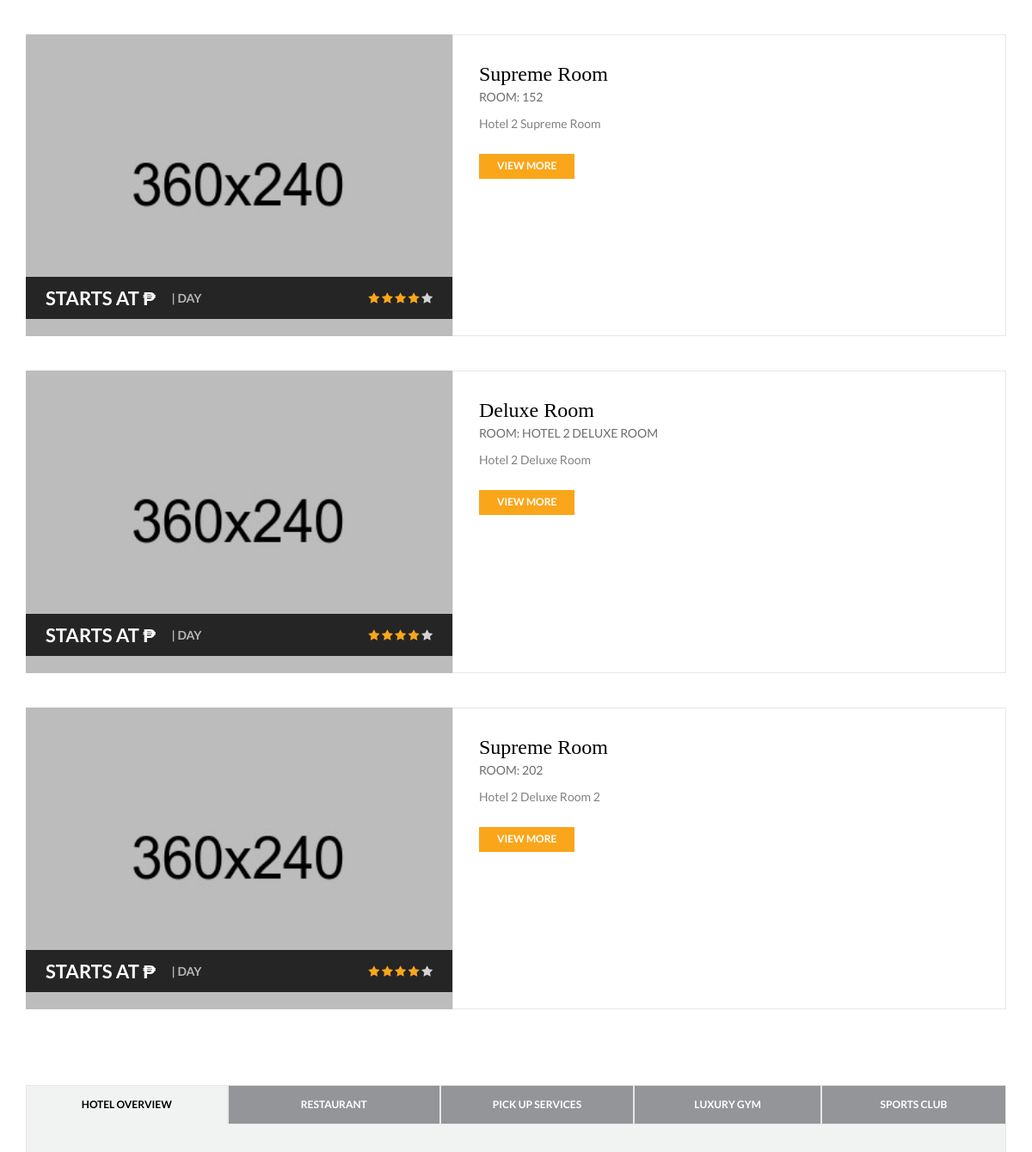
Page /hotel-tlsc.php (middle part) on the earlier database version.
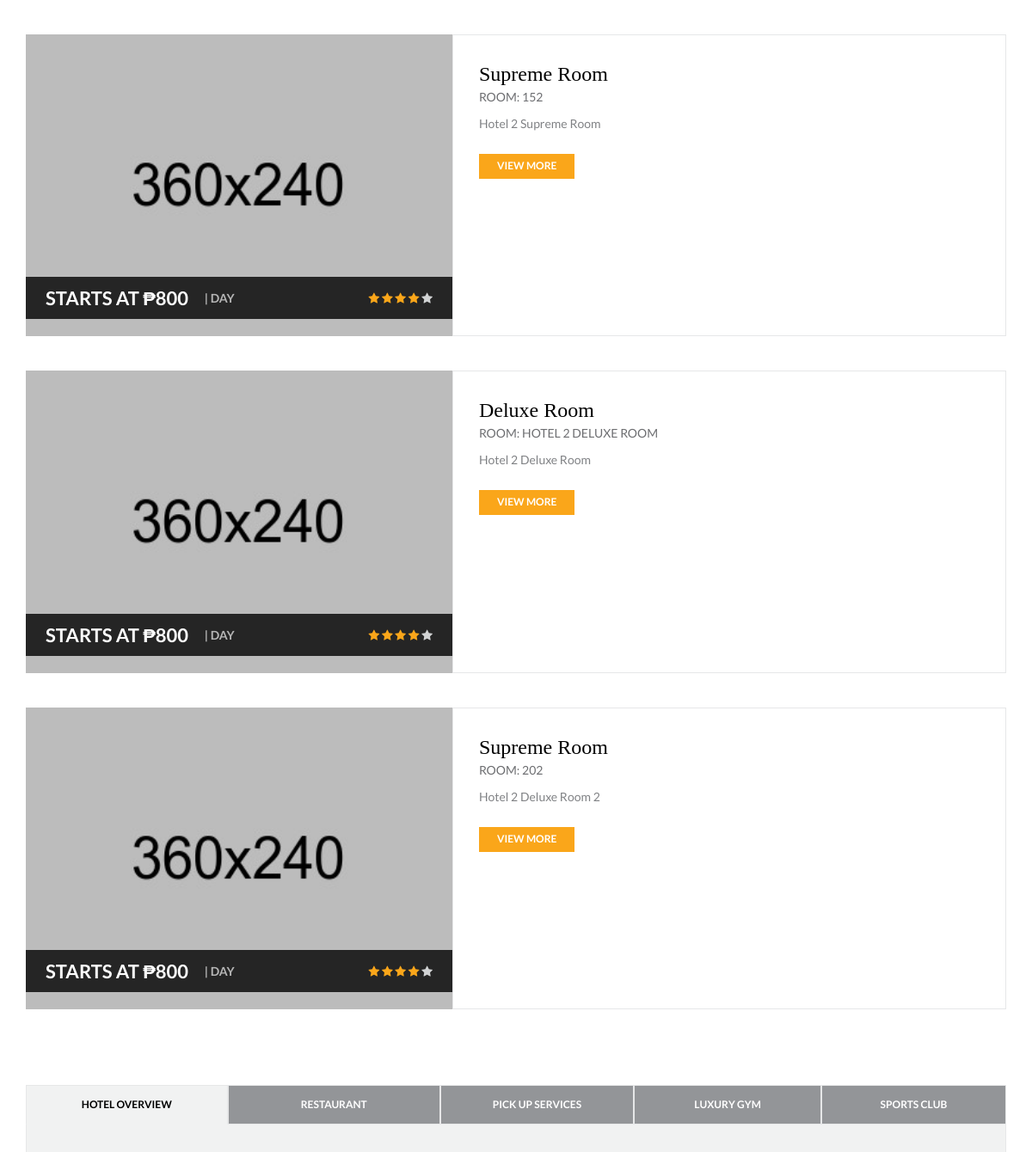
Same page on the later database version.
### tables this page shows
CREATE TABLE `rooms` (
  `id` int(11) NOT NULL,
  `hotel_id` int(11) NOT NULL,
  `room_type` varchar(255) NOT NULL,
  `room_name` varchar(50) NOT NULL,
  `room_description` text NOT NULL,
  `bed_number` int(11) NOT NULL,
  `image_path` varchar(255) NOT NULL,
  `last_edited_by` int(11) DEFAULT NULL
);

### hotel-tlsc.php (the view, shortened to what the changed rows need)
<?php
    $hotel_id = 2;
    require "connection.php";
?>
<!doctype html>
<html lang="en">
    <head>
        <link rel="stylesheet" href="css/bootstrap.min.css">
        <link rel="stylesheet" href="css/font-awesome.min.css">
        <link rel="stylesheet" href="css/style.css">
        <link rel="stylesheet" id="cpswitch" href="css/orange.css">
        <link rel="stylesheet" href="css/responsive.css">
        <link rel="stylesheet" href="css/datepicker.css">
		<link rel="stylesheet" href="css/slick.css">
        <link rel="stylesheet" href="css/slick-theme.css">
    </head>
    <body>
        <section class="innerpage-wrapper">
        	<div id="hotel-details" class="innerpage-section-padding">
                <div class="container" id="gallery">
                    <div class="row">
                        <div class="col-xs-12 col-sm-12 col-md-12 col-lg-12 content-side">
                            <div class="available-blocks" id="available-rooms">
                            	<div class="list-block main-block room-block"  <?php
                                        $stmt = $conn->query("SELECT * FROM `rooms` WHERE `hotel_id` = '$hotel_id'");
                                        while ($row = $stmt->fetch_object()) {
                                            $stmt2 = $conn->query("SELECT MIN(rate) AS minimumRate FROM (room_rates) WHERE `room_id` = '$row->id'");
                                            while ($row2 = $stmt2->fetch_object()){
                                                $lowestPrice = $row2->minimumRate;
                                            }
                                            ?>
                                            <div class="list-block main-block room-block">
                                                <div class="list-content">
                                                    <div class="main-img list-img room-img">
                                                        <a href="#">
                                                            <img src="<?= $row->image_path ?>" class="img-responsive" alt="room-img" />
                                                        </a>
                                                        <div class="main-mask">
                                                            <ul class="list-unstyled list-inline offer-price-1">
                                                                <li class="price">Starts at ₱<?= $lowestPrice ?><span class="divider"></span><span class="pkg"> | Day</span></li>
                                                                <li class="rating">
                                                                    <span><i class="fa fa-star orange"></i></span>
                                                                    <span><i class="fa fa-star orange"></i></span>
                                                                    <span><i class="fa fa-star orange"></i></span>
                                                                    <span><i class="fa fa-star orange"></i></span>
                                                                    <span><i class="fa fa-star lightgrey"></i></span>
                                                                </li>
                                                            </ul>
                                                        </div>
                          g                          </div>
                                                    <div class="list-info room-info">
                                                        <h3 class="block-title"><a href="#"><?= $row->room_type ?> Room</a></h3>
                                                        <p class="block-minor">Room: <?= $row->room_name ?></p>
                                                        <p><?= $row->room_description?></p>
                                                        <a href="book-room.php?roomId=<?=$row->id?>" class="btn btn-orange btn-lg">View More</a>
                                                    </div>
                                                </div>
                                            </div>
                                    <?php
                                    }
                                    ?>
                            </div>
                    </div>
            	</div>
            </div>
        </section>
    </body>
</html>

Differences in the rows shown:
changed rooms "Hotel 2 Supreme Room": lowestPrice (not shown) → "800"
changed rooms "Deluxe": lowestPrice (not shown) → "800"
changed rooms "Hotel 2 Deluxe Room 2": lowestPrice (not shown) → "800"
